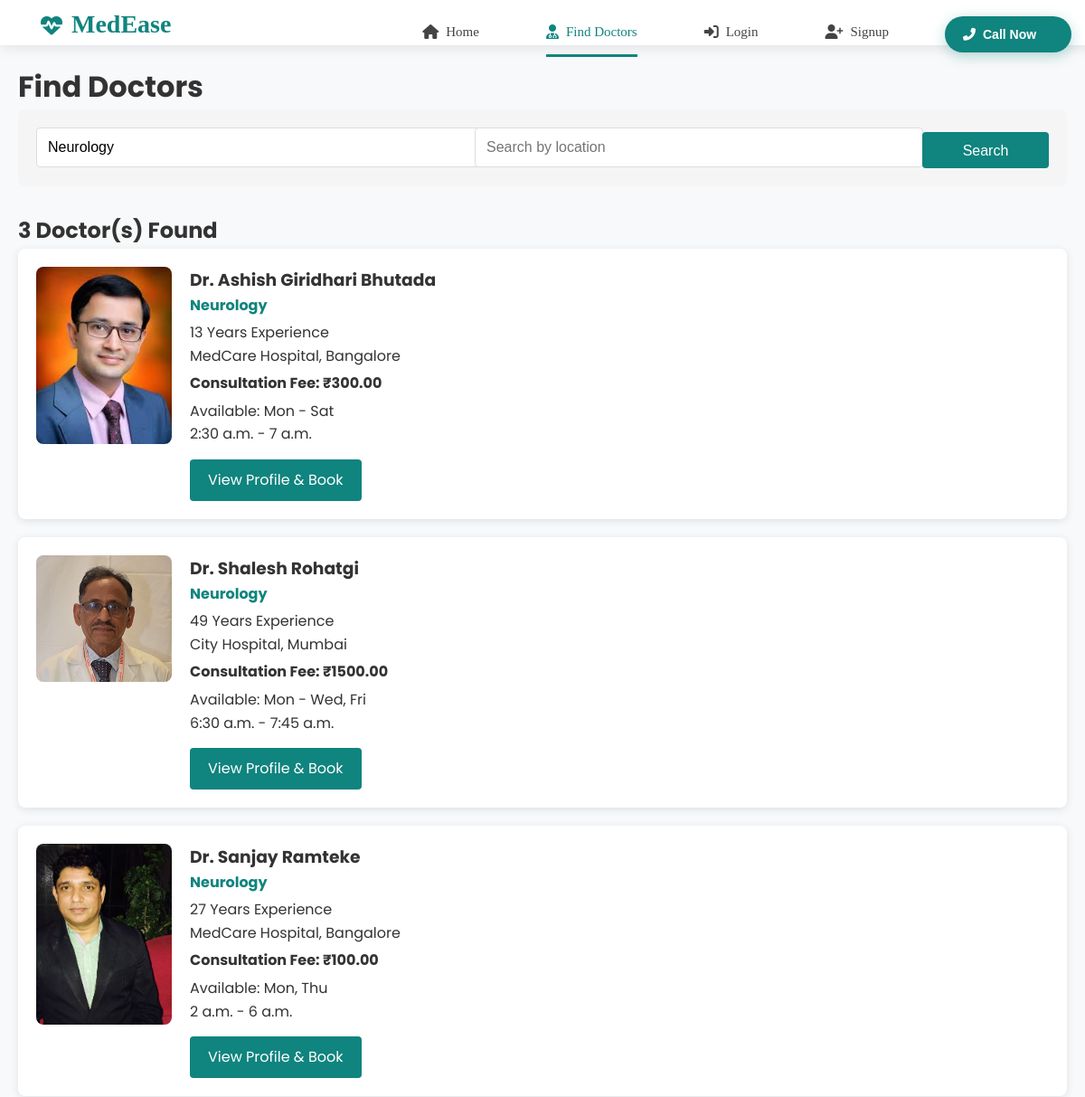
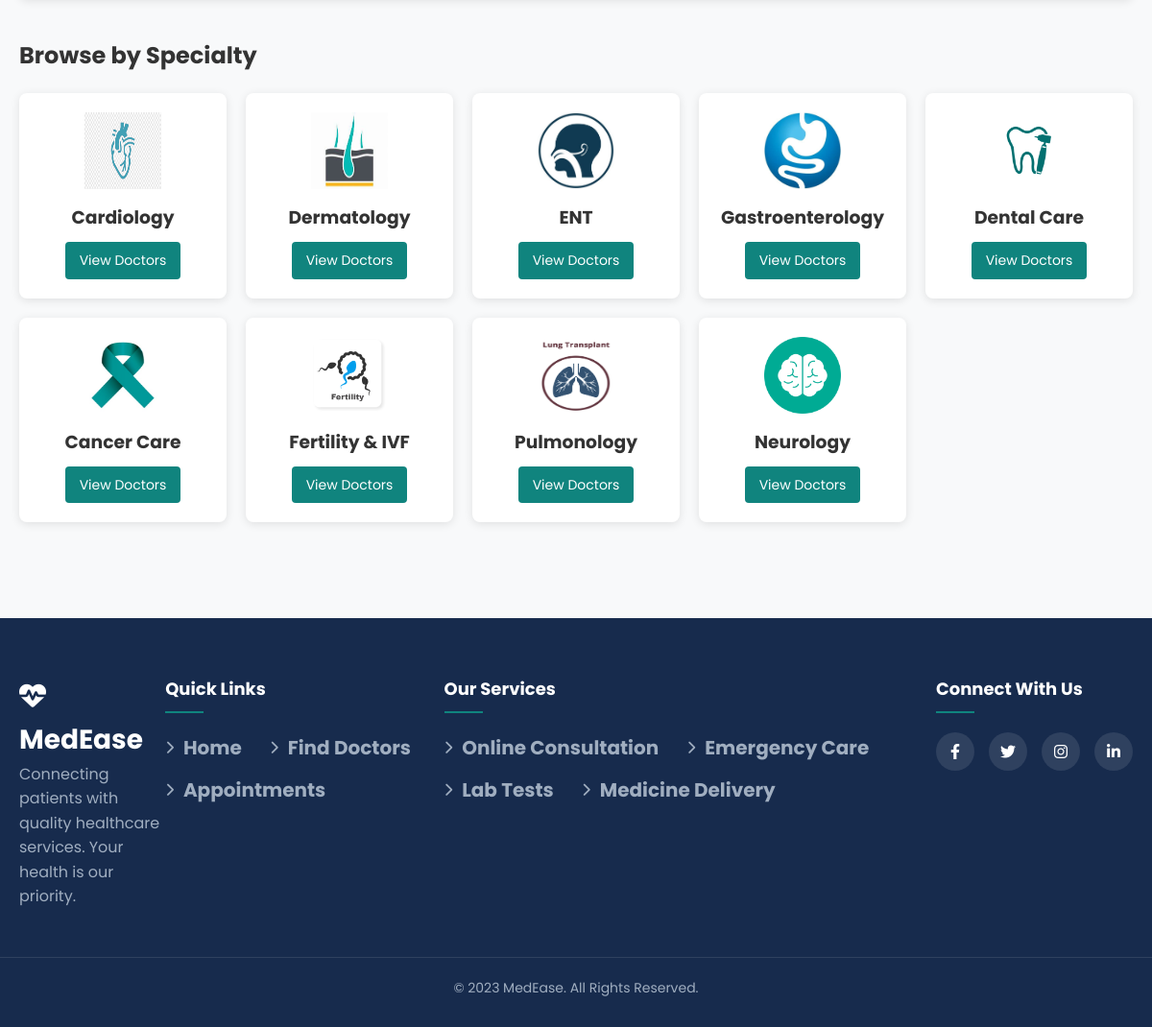
The app's page /doctors/?search_doctor=Neurology with its own data (2 pictures, top to bottom).
### members/models.py (models this page shows, shortened)
class Doctor(models.Model):
    user = models.OneToOneField(User, on_delete=models.CASCADE, related_name='doctor_profile')
    speciality = models.ForeignKey(Speciality, on_delete=models.SET_NULL, null=True)
    experience = models.PositiveIntegerField(default=0)  # Experience in years
    fee = models.DecimalField(max_digits=10, decimal_places=2)
    location = models.ForeignKey(Location, on_delete=models.SET_NULL, null=True)
    available_days = models.CharField(max_length=100, default="Monday-Friday")  # e.g. "Monday,Wednesday,Friday"
    available_time_start = models.TimeField(default="09:00")
    available_time_end = models.TimeField(default="17:00")
    profile_image = models.CharField(max_length=200, default="/static/images/profilePhotos/doctor-avatar.png")  # Path to profile image

class User(AbstractUser):
    username=None
    email=models.EmailField(unique=True)
    mobile=models.CharField(max_length=14)
    city=models.CharField(max_length=100)
    is_patient = models.BooleanField(default=True)
    is_doctor = models.BooleanField(default=False)
    is_hospital_admin = models.BooleanField(default=False)
    objects=UserManager()
    USERNAME_FIELD='email'
    REQUIRED_FIELDS=[]

class Speciality(models.Model):
    name = models.CharField(max_length=100)
    description = models.TextField(blank=True, null=True)
    image = models.CharField(max_length=200, blank=True, null=True)  # Path to image
    class Meta:
        verbose_name_plural = "Specialities"

class Location(models.Model):
    name = models.CharField(max_length=100)
    address = models.TextField()
    city = models.CharField(max_length=100)
    state = models.CharField(max_length=100)
    pincode = models.CharField(max_length=10)

### members/views.py (the view, shortened to what this page needs)
# urls.py: path('doctors/', member_views.search_doctors, name='search_doctors'),
def search_doctors(request):
    specialities = Speciality.objects.all()
    locations = Location.objects.all()
    doctors = Doctor.objects.all()
    if 'search_doctor' in request.GET and request.GET['search_doctor']:
        search_query = request.GET['search_doctor']
        doctors = doctors.filter(
            Q(user__first_name__icontains=search_query) |
            Q(user__last_name__icontains=search_query) |
            Q(speciality__name__icontains=search_query)
        )
    context = {
        'doctors': doctors,
        'specialities': specialities,
        'locations': locations
    }
    return render(request, 'doctors_list.html', context)

### templates/doctors_list.html (shortened to what this page needs)
{% extends 'base.html' %}
{% block content %}
<div class="doctors-search-container">
    <h1>Find Doctors</h1>
    <div class="search-form">
        <form method="GET" action="{% url 'search_doctors' %}">
            <div class="search-row">
                <div class="search-field">
                    <input type="text" name="search_doctor" placeholder="Search for doctors or specialties"
                        value="{{ request.GET.search_doctor }}">
                </div>
                <div class="search-field">
                    <input type="text" name="search_location" placeholder="Search by location"
                        value="{{ request.GET.search_location }}">
                </div>
                <div class="search-button">
                    <button type="submit" class="search-btn">Search</button>
                </div>
            </div>
        </form>
    </div>
    {% if doctors %}
    <div class="doctor-results">
        <h2>{{ doctors.count }} Doctor(s) Found</h2>
        <div class="doctor-cards">
            {% for doctor in doctors %}
            <div class="doctor-card">
                <div class="doctor-img">
                    <img src="{{ doctor.profile_image }}"
                        alt="Dr. {{ doctor.user.first_name }} {{ doctor.user.last_name }}">
                </div>
                <div class="doctor-info">
                    <h3>Dr. {{ doctor.user.first_name }} {{ doctor.user.last_name }}</h3>
                    <p class="doctor-specialty">{{ doctor.speciality.name }}</p>
                    <p class="doctor-experience">{{ doctor.experience }} Years Experience</p>
                    <p class="doctor-location">{{ doctor.location.name }}, {{ doctor.location.city }}</p>
                    <p class="doctor-fee">Consultation Fee: ₹{{ doctor.fee }}</p>
                    <div class="doctor-availability">
                        <p>Available: {{ doctor.available_days }}</p>
                        <p>{{ doctor.available_time_start }} - {{ doctor.available_time_end }}</p>
                    </div>
                    <a href="{% url 'doctor_detail' doctor.id %}" class="book-btn">View Profile & Book</a>
                </div>
            </div>
            {% endfor %}
        </div>
    </div>
    {% else %}
    <div class="no-results">
        <h2>No doctors found matching your search criteria</h2>
        <p>Try changing your search terms or browse all specialists below</p>
    </div>
    {% endif %}
    <div class="specialities-section">
        <h2>Browse by Specialty</h2>
        <div class="speciality-cards">
            {% for speciality in specialities %}
            <div class="speciality-card">
                <img src="{{ speciality.image|default:'/static/images/speciality-default.png' }}"
                    alt="{{ speciality.name }}">
                <h3>{{ speciality.name }}</h3>
                <a href="{% url 'search_doctors' %}?search_doctor={{ speciality.name }}" class="speciality-link">
                    View Doctors
                </a>
            </div>
            {% endfor %}
        </div>
    </div>
</div>
{% endblock %}

### static/css/style.css (style rules this page uses)
* { text-decoration: none; padding: 0; margin: 0; }
button { background-color: white; margin-left: 10px; margin-top: 5px; border-radius: 10px; padding: 10px; width: 140px; height: 40px; }

### templates/doctors_list.html (style rules this page uses)
.doctors-search-container { max-width: 1200px; margin: 0 auto; padding: 20px; }
.search-form { background-color: #f5f5f5; padding: 20px; border-radius: 8px; margin-bottom: 30px; }
.search-row { display: flex; gap: 15px; }
.search-field { flex: 1; }
.search-field input { width: 100%; padding: 12px; border: 1px solid #ddd; border-radius: 4px; font-size: 16px; }
.search-button button { padding: 12px 20px; background-color: #10847e; color: white; border: none; border-radius: 4px; cursor: pointer; font-size: 16px; }
.doctor-cards { display: grid; grid-template-columns: 1fr; gap: 20px; }
.doctor-card { display: flex; background-color: white; border-radius: 8px; box-shadow: 0 2px 10px rgba(0, 0, 0, 0.1); overflow: hidden; padding: 20px; }
.doctor-img { flex: 0 0 150px; margin-right: 20px; }
.doctor-img img { width: 100%; height: auto; border-radius: 8px; }
.doctor-info { flex: 1; }
.doctor-info h3 { margin-top: 0; color: #333; }
.doctor-specialty { color: #10847e; font-weight: bold; margin-bottom: 5px; }
.doctor-fee { font-weight: bold; margin: 5px 0; }
.book-btn { display: inline-block; margin-top: 15px; padding: 10px 20px; background-color: #10847e; color: white; text-decoration: none; border-radius: 4px; transition: background-color 0.3s; }
.specialities-section { margin-top: 40px; }
.speciality-cards { display: grid; grid-template-columns: repeat(auto-fill, minmax(200px, 1fr)); gap: 20px; margin-top: 20px; }
.speciality-card { background-color: white; border-radius: 8px; box-shadow: 0 2px 10px rgba(0, 0, 0, 0.1); overflow: hidden; text-align: center; padding: 20px; }
.speciality-card img { width: 80px; height: 80px; margin: 0 auto 15px; display: block; }
.speciality-link { display: inline-block; margin-top: 10px; padding: 8px 15px; background-color: #10847e; color: white; text-decoration: none; border-radius: 4px; font-size: 14px; }

### templates/base.html (style rules this page uses)
body { font-family: 'Poppins', sans-serif; margin: 0; padding: 0; background-color: #f8f9fa; color: #333; line-height: 1.6; }

### records on screen
Doctor: profile_image (picture), user.first_name "Ashish Giridhari", user.last_name "Bhutada", speciality.name "Neurology", experience "13", location.name "MedCare Hospital", location.city "Bangalore", fee "300.00", available_days "Mon - Sat", available_time_start "2:30 a.m.", available_time_end "7 a.m."
Doctor: profile_image (picture), user.first_name "Shalesh", user.last_name "Rohatgi", speciality.name "Neurology", experience "49", location.name "City Hospital", location.city "Mumbai", fee "1500.00", available_days "Mon - Wed, Fri", available_time_start "6:30 a.m.", available_time_end "7:45 a.m."
Doctor: profile_image (picture), user.first_name "Sanjay", user.last_name "Ramteke", speciality.name "Neurology", experience "27", location.name "MedCare Hospital", location.city "Bangalore", fee "100.00", available_days "Mon, Thu", available_time_start "2 a.m.", available_time_end "6 a.m."
Speciality: image (picture), name "Cardiology"
Speciality: image (picture), name "Dermatology"
Speciality: image (picture), name "ENT"
Speciality: image (picture), name "Gastroenterology"
Speciality: image (picture), name "Dental Care"
Speciality: image (picture), name "Cancer Care"
Speciality: image (picture), name "Fertility & IVF"
Speciality: image (picture), name "Pulmonology"
Speciality: image (picture), name "Neurology"

### other values on screen
{{ doctors.count }} "3"
